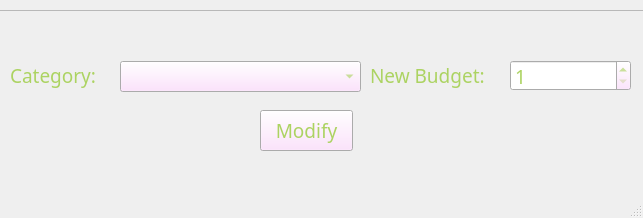
<?xml version="1.0" encoding="UTF-8"?>
<ui version="4.0">
 <class>Modifier</class>
 <widget class="QMainWindow" name="Modifier">
  <property name="geometry">
   <rect>
    <x>0</x>
    <y>0</y>
    <width>643</width>
    <height>218</height>
   </rect>
  </property>
  <property name="windowTitle">
   <string>Modify</string>
  </property>
  <widget class="QWidget" name="centralwidget">
   <widget class="QFrame" name="frame">
    <property name="geometry">
     <rect>
      <x>-10</x>
      <y>10</y>
      <width>761</width>
      <height>281</height>
     </rect>
    </property>
    <property name="palette">
     <palette>
      <active>
       <colorrole role="WindowText">
        <brush brushstyle="SolidPattern">
         <color alpha="255">
          <red>172</red>
          <green>211</green>
          <blue>98</blue>
         </color>
        </brush>
       </colorrole>
       <colorrole role="Button">
        <brush brushstyle="SolidPattern">
         <color alpha="255">
          <red>255</red>
          <green>219</green>
          <blue>255</blue>
         </color>
        </brush>
       </colorrole>
       <colorrole role="Text">
        <brush brushstyle="SolidPattern">
         <color alpha="255">
          <red>172</red>
          <green>211</green>
          <blue>98</blue>
         </color>
        </brush>
       </colorrole>
       <colorrole role="ButtonText">
        <brush brushstyle="SolidPattern">
         <color alpha="255">
          <red>172</red>
          <green>211</green>
          <blue>98</blue>
         </color>
        </brush>
       </colorrole>
       <colorrole role="Highlight">
        <brush brushstyle="SolidPattern">
         <color alpha="255">
          <red>255</red>
          <green>219</green>
          <blue>255</blue>
         </color>
        </brush>
       </colorrole>
       <colorrole role="PlaceholderText">
        <brush brushstyle="SolidPattern">
         <color alpha="128">
          <red>172</red>
          <green>211</green>
          <blue>98</blue>
         </color>
        </brush>
       </colorrole>
      </active>
      <inactive>
       <colorrole role="WindowText">
        <brush brushstyle="SolidPattern">
         <color alpha="255">
          <red>172</red>
          <green>211</green>
          <blue>98</blue>
         </color>
        </brush>
       </colorrole>
       <colorrole role="Button">
        <brush brushstyle="SolidPattern">
         <color alpha="255">
          <red>255</red>
          <green>219</green>
          <blue>255</blue>
         </color>
        </brush>
       </colorrole>
       <colorrole role="Text">
        <brush brushstyle="SolidPattern">
         <color alpha="255">
          <red>172</red>
          <green>211</green>
          <blue>98</blue>
         </color>
        </brush>
       </colorrole>
       <colorrole role="ButtonText">
        <brush brushstyle="SolidPattern">
         <color alpha="255">
          <red>172</red>
          <green>211</green>
          <blue>98</blue>
         </color>
        </brush>
       </colorrole>
       <colorrole role="Highlight">
        <brush brushstyle="SolidPattern">
         <color alpha="255">
          <red>255</red>
          <green>219</green>
          <blue>255</blue>
         </color>
        </brush>
       </colorrole>
       <colorrole role="PlaceholderText">
        <brush brushstyle="SolidPattern">
         <color alpha="128">
          <red>172</red>
          <green>211</green>
          <blue>98</blue>
         </color>
        </brush>
       </colorrole>
      </inactive>
      <disabled>
       <colorrole role="WindowText">
        <brush brushstyle="SolidPattern">
         <color alpha="255">
          <red>120</red>
          <green>120</green>
          <blue>120</blue>
         </color>
        </brush>
       </colorrole>
       <colorrole role="Button">
        <brush brushstyle="SolidPattern">
         <color alpha="255">
          <red>255</red>
          <green>219</green>
          <blue>255</blue>
         </color>
        </brush>
       </colorrole>
       <colorrole role="Text">
        <brush brushstyle="SolidPattern">
         <color alpha="255">
          <red>120</red>
          <green>120</green>
          <blue>120</blue>
         </color>
        </brush>
       </colorrole>
       <colorrole role="ButtonText">
        <brush brushstyle="SolidPattern">
         <color alpha="255">
          <red>120</red>
          <green>120</green>
          <blue>120</blue>
         </color>
        </brush>
       </colorrole>
       <colorrole role="Highlight">
        <brush brushstyle="SolidPattern">
         <color alpha="255">
          <red>0</red>
          <green>120</green>
          <blue>215</blue>
         </color>
        </brush>
       </colorrole>
       <colorrole role="PlaceholderText">
        <brush brushstyle="SolidPattern">
         <color alpha="128">
          <red>0</red>
          <green>0</green>
          <blue>0</blue>
         </color>
        </brush>
       </colorrole>
      </disabled>
     </palette>
    </property>
    <property name="font">
     <font>
      <family>Candara</family>
      <pointsize>14</pointsize>
     </font>
    </property>
    <property name="frameShape">
     <enum>QFrame::StyledPanel</enum>
    </property>
    <property name="frameShadow">
     <enum>QFrame::Raised</enum>
    </property>
    <widget class="QLabel" name="label">
     <property name="geometry">
      <rect>
       <x>20</x>
       <y>50</y>
       <width>101</width>
       <height>31</height>
      </rect>
     </property>
     <property name="text">
      <string>Category:</string>
     </property>
    </widget>
    <widget class="QComboBox" name="comboBox">
     <property name="geometry">
      <rect>
       <x>130</x>
       <y>51</y>
       <width>241</width>
       <height>31</height>
      </rect>
     </property>
    </widget>
    <widget class="QLabel" name="label_2">
     <property name="geometry">
      <rect>
       <x>380</x>
       <y>50</y>
       <width>131</width>
       <height>31</height>
      </rect>
     </property>
     <property name="text">
      <string>New Budget:</string>
     </property>
    </widget>
    <widget class="QSpinBox" name="spinBox">
     <property name="geometry">
      <rect>
       <x>520</x>
       <y>50</y>
       <width>121</width>
       <height>31</height>
      </rect>
     </property>
     <property name="minimum">
      <number>1</number>
     </property>
     <property name="maximum">
      <number>10000</number>
     </property>
    </widget>
    <widget class="QPushButton" name="pushButton">
     <property name="geometry">
      <rect>
       <x>270</x>
       <y>100</y>
       <width>93</width>
       <height>41</height>
      </rect>
     </property>
     <property name="text">
      <string>Modify</string>
     </property>
    </widget>
   </widget>
  </widget>
  <widget class="QMenuBar" name="menubar">
   <property name="geometry">
    <rect>
     <x>0</x>
     <y>0</y>
     <width>643</width>
     <height>26</height>
    </rect>
   </property>
  </widget>
  <widget class="QStatusBar" name="statusbar"/>
 </widget>
 <resources/>
 <connections/>
</ui>
